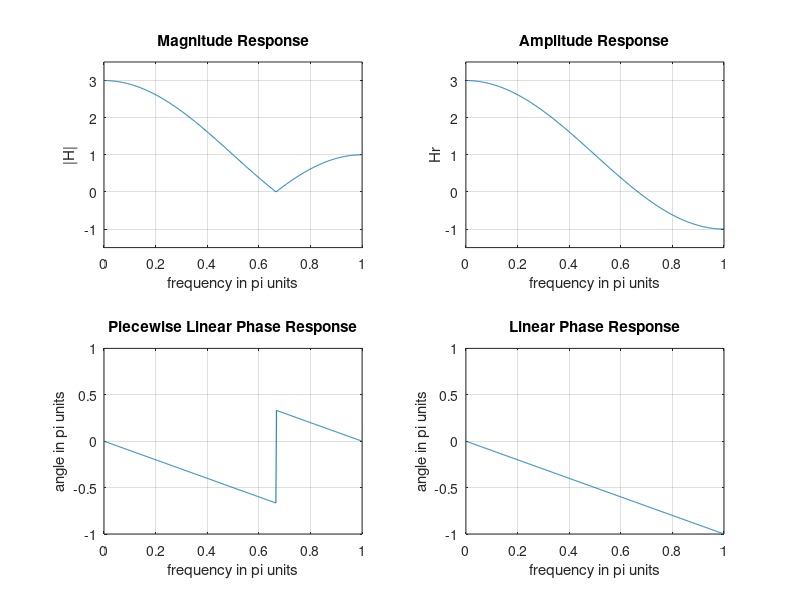

The MATLAB script that drew this image:
% Example 7.3

h = [1,1,1]; w = [0:500]*pi/500;
H = freqz(h,1,w);
magH = abs(H); phaH = angle(H);
ampH = ones(1,501)+2*cos(w); angH = -w;

subplot(2,2,1); plot(w/pi,magH); title('Magnitude Response');
xlabel('frequency in pi units'); ylabel('|H|'); grid
axis([0 1 -1.5 3.5]);

subplot(2,2,3); plot(w/pi,phaH/pi); title('Piecewise Linear Phase Response');
xlabel('frequency in pi units'); ylabel('angle in pi units'); grid
axis([0 1 -1 1])

subplot(2,2,2); plot(w/pi,ampH); title('Amplitude Response');
xlabel('frequency in pi units'); ylabel('Hr'); grid
axis([0 1 -1.5 3.5])

subplot(2,2,4); plot(w/pi,angH/pi); title('Linear Phase Response');
xlabel('frequency in pi units'); ylabel('angle in pi units'); grid
axis([0 1 -1 1])
